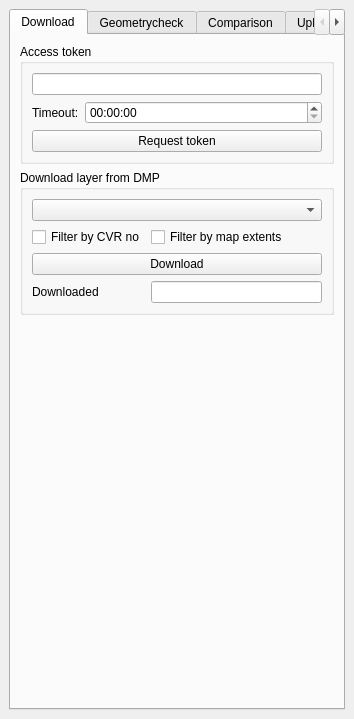
<?xml version="1.0" encoding="UTF-8"?>
<ui version="4.0">
 <class>DMPManagerDockWidgetBase</class>
 <widget class="QDockWidget" name="DMPManagerDockWidgetBase">
  <property name="geometry">
   <rect>
    <x>0</x>
    <y>0</y>
    <width>354</width>
    <height>719</height>
   </rect>
  </property>
  <property name="windowTitle">
   <string>DMP Manager</string>
  </property>
  <widget class="QWidget" name="dockWidgetContents">
   <layout class="QVBoxLayout" name="verticalLayout_5">
    <item>
     <widget class="QTabWidget" name="twMain">
      <property name="currentIndex">
       <number>0</number>
      </property>
      <widget class="QWidget" name="tab">
       <attribute name="title">
        <string>Download</string>
       </attribute>
       <layout class="QVBoxLayout" name="verticalLayout_6">
        <item>
         <widget class="QGroupBox" name="groupBox_5">
          <property name="title">
           <string>Access token </string>
          </property>
          <layout class="QVBoxLayout" name="verticalLayout_4">
           <item>
            <widget class="QLineEdit" name="leToken"/>
           </item>
           <item>
            <layout class="QFormLayout" name="formLayout">
             <item row="0" column="0">
              <widget class="QLabel" name="label">
               <property name="text">
                <string>Timeout:</string>
               </property>
              </widget>
             </item>
             <item row="0" column="1">
              <widget class="QTimeEdit" name="timeEdit"/>
             </item>
            </layout>
           </item>
           <item>
            <widget class="QPushButton" name="pbReqToken">
             <property name="text">
              <string>Request token</string>
             </property>
            </widget>
           </item>
          </layout>
         </widget>
        </item>
        <item>
         <widget class="QGroupBox" name="groupBox">
          <property name="title">
           <string>Download layer from DMP</string>
          </property>
          <layout class="QGridLayout" name="gridLayout">
           <item row="2" column="0" colspan="2">
            <widget class="QPushButton" name="pbDownload">
             <property name="text">
              <string>Download</string>
             </property>
            </widget>
           </item>
           <item row="0" column="0" colspan="2">
            <widget class="QComboBox" name="cbDownload"/>
           </item>
           <item row="1" column="0">
            <widget class="QCheckBox" name="chbFilterCVR">
             <property name="text">
              <string>Filter by CVR no</string>
             </property>
            </widget>
           </item>
           <item row="1" column="1">
            <widget class="QCheckBox" name="chbFilterExtent">
             <property name="text">
              <string>Filter by map extents</string>
             </property>
            </widget>
           </item>
           <item row="3" column="0">
            <widget class="QLabel" name="label_6">
             <property name="text">
              <string>Downloaded</string>
             </property>
            </widget>
           </item>
           <item row="3" column="1">
            <widget class="QLineEdit" name="leDownloadNo">
             <property name="text">
              <string/>
             </property>
            </widget>
           </item>
          </layout>
         </widget>
        </item>
        <item>
         <spacer name="verticalSpacer">
          <property name="orientation">
           <enum>Qt::Vertical</enum>
          </property>
          <property name="sizeHint" stdset="0">
           <size>
            <width>20</width>
            <height>107</height>
           </size>
          </property>
         </spacer>
        </item>
       </layout>
      </widget>
      <widget class="QWidget" name="tab_3">
       <attribute name="title">
        <string>Geometrycheck</string>
       </attribute>
       <layout class="QVBoxLayout" name="verticalLayout_7">
        <item>
         <widget class="QGroupBox" name="groupBox_2">
          <property name="title">
           <string>Geometry check of local edit layer</string>
          </property>
          <layout class="QVBoxLayout" name="verticalLayout">
           <item>
            <widget class="QComboBox" name="cbGeometryCheck"/>
           </item>
           <item>
            <widget class="QTreeView" name="tvGeometryCheck"/>
           </item>
           <item>
            <widget class="QPushButton" name="pbGeometryCheck">
             <property name="text">
              <string>Check</string>
             </property>
            </widget>
           </item>
           <item>
            <layout class="QHBoxLayout" name="horizontalLayout_3">
             <item>
              <widget class="QLabel" name="label_12">
               <property name="text">
                <string>Geom. OK</string>
               </property>
              </widget>
             </item>
             <item>
              <widget class="QLineEdit" name="leGeoOKNo"/>
             </item>
             <item>
              <widget class="QLabel" name="label_13">
               <property name="text">
                <string>Geom. illegal</string>
               </property>
              </widget>
             </item>
             <item>
              <widget class="QLineEdit" name="leGeoIllNo"/>
             </item>
            </layout>
           </item>
          </layout>
         </widget>
        </item>
       </layout>
      </widget>
      <widget class="QWidget" name="tab_2">
       <attribute name="title">
        <string>Comparison</string>
       </attribute>
       <layout class="QVBoxLayout" name="verticalLayout_8">
        <item>
         <widget class="QGroupBox" name="groupBox_3">
          <property name="title">
           <string>Compare local edit layer with reference layer</string>
          </property>
          <layout class="QVBoxLayout" name="verticalLayout_2">
           <item>
            <widget class="QComboBox" name="cbCompare"/>
           </item>
           <item>
            <widget class="QTreeView" name="tvCompare"/>
           </item>
           <item>
            <widget class="QPushButton" name="pbCompare">
             <property name="text">
              <string>Compare</string>
             </property>
            </widget>
           </item>
          </layout>
         </widget>
        </item>
       </layout>
      </widget>
      <widget class="QWidget" name="tab_4">
       <attribute name="title">
        <string>Upload</string>
       </attribute>
       <layout class="QVBoxLayout" name="verticalLayout_3">
        <item>
         <widget class="QGroupBox" name="groupBox_4">
          <property name="title">
           <string>Upload local edit layer to DMP</string>
          </property>
          <layout class="QVBoxLayout" name="verticalLayout_9">
           <item>
            <widget class="QComboBox" name="cbUpload"/>
           </item>
           <item>
            <widget class="QTreeView" name="tvUpload"/>
           </item>
           <item>
            <widget class="QPushButton" name="pbUpload">
             <property name="text">
              <string>Upload</string>
             </property>
            </widget>
           </item>
           <item>
            <layout class="QHBoxLayout" name="horizontalLayout_4">
             <item>
              <widget class="QLabel" name="label_14">
               <property name="text">
                <string>Geom. Ok</string>
               </property>
              </widget>
             </item>
             <item>
              <widget class="QLineEdit" name="leULGeomOK"/>
             </item>
             <item>
              <widget class="QLabel" name="label_15">
               <property name="text">
                <string>Geom. illegal</string>
               </property>
              </widget>
             </item>
             <item>
              <widget class="QLineEdit" name="leULGeomIllNo"/>
             </item>
            </layout>
           </item>
          </layout>
         </widget>
        </item>
       </layout>
      </widget>
     </widget>
    </item>
   </layout>
  </widget>
 </widget>
 <resources/>
 <connections/>
</ui>
